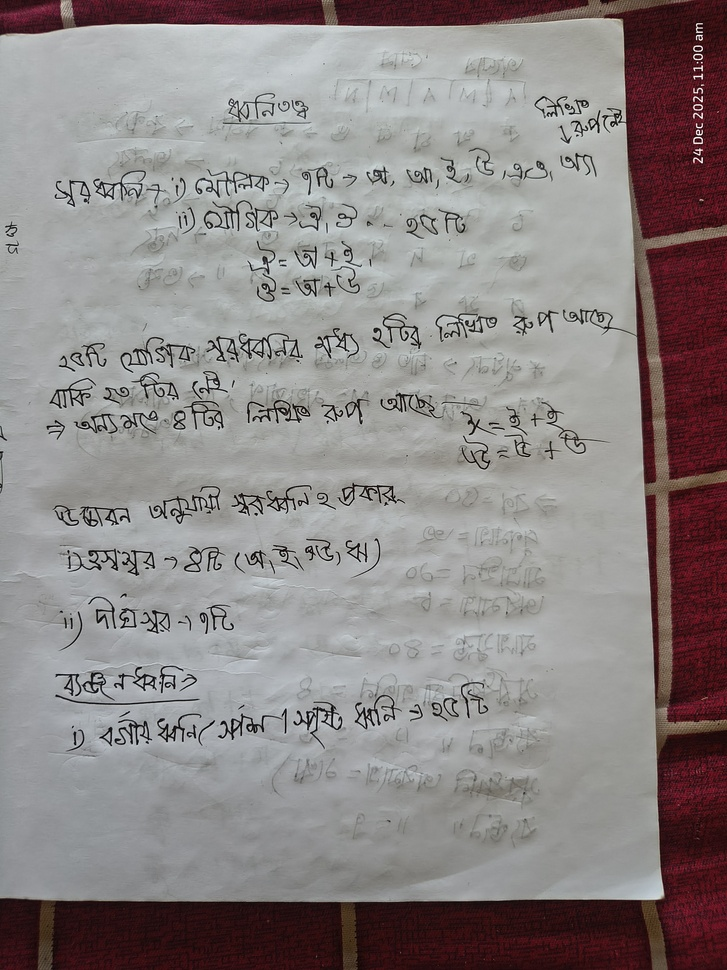
#> input picture IMG_20251224_110011121_HDR (1).jpg, 727 x 970 px, shrunk from 3072 x 4096 before the run, found by its file name
$ python page_rotation.py
#> lines starting #> are read from the running program, lines starting #| are printed output that depends on the picture
import cv2
import numpy as np
import os

def rotate_image(img, angle):
    """
    Rotate image by given angle (counter-clockwise) around center
    """
    (h, w) = img.shape[:2]
    center = (w // 2, h // 2)


    # Get rotation matrix (positive angle = counter-clockwise)
    M = cv2.getRotationMatrix2D(center, angle, 1.0)

    # Calculate new image size to prevent cropping
    cos = np.abs(M[0, 0])
    sin = np.abs(M[0, 1])
    new_w = int((h * sin) + (w * cos))
    new_h = int((h * cos) + (w * sin))

    # Adjust rotation matrix for new size
    M[0, 2] += (new_w / 2) - center[0]
    M[1, 2] += (new_h / 2) - center[1]

    # Perform rotation with white background
    rotated = cv2.warpAffine(img, M, (new_w, new_h),
                             borderMode=cv2.BORDER_CONSTANT,
                             borderValue=(255, 255, 255))
    return rotated

def detect_and_visualize_text_lines(image_path,save_dir=None):
    """
    Detect text lines using Hough Line Transform and visualize only the detected lines
    """
#> called with save_dir = './temp_output'

    os.makedirs(save_dir, exist_ok=True) if save_dir is not None else None
    # Read image
    img = cv2.imread(image_path)
#> img is the input picture: shape (970, 727, 3); mean B, G, R 133.4, 133.7, 140.3
    if img is None:
        raise ValueError(f"Could not read image from {image_path}")

    img_rgb = cv2.cvtColor(img, cv2.COLOR_BGR2RGB)
    gray = cv2.cvtColor(img, cv2.COLOR_BGR2GRAY)
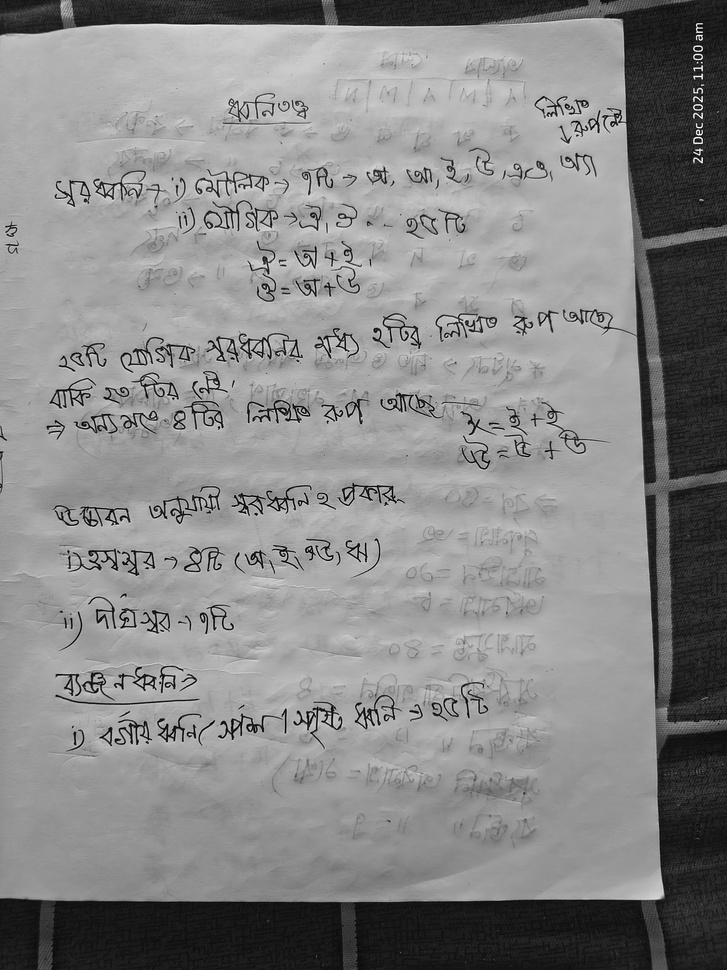
#> gray: shape (970, 727); min 0, max 252, mean 135.7

    # Preprocessing
    blurred = cv2.GaussianBlur(gray, (5, 5), 0)
    edges = cv2.Canny(blurred, 50, 150, apertureSize=3)
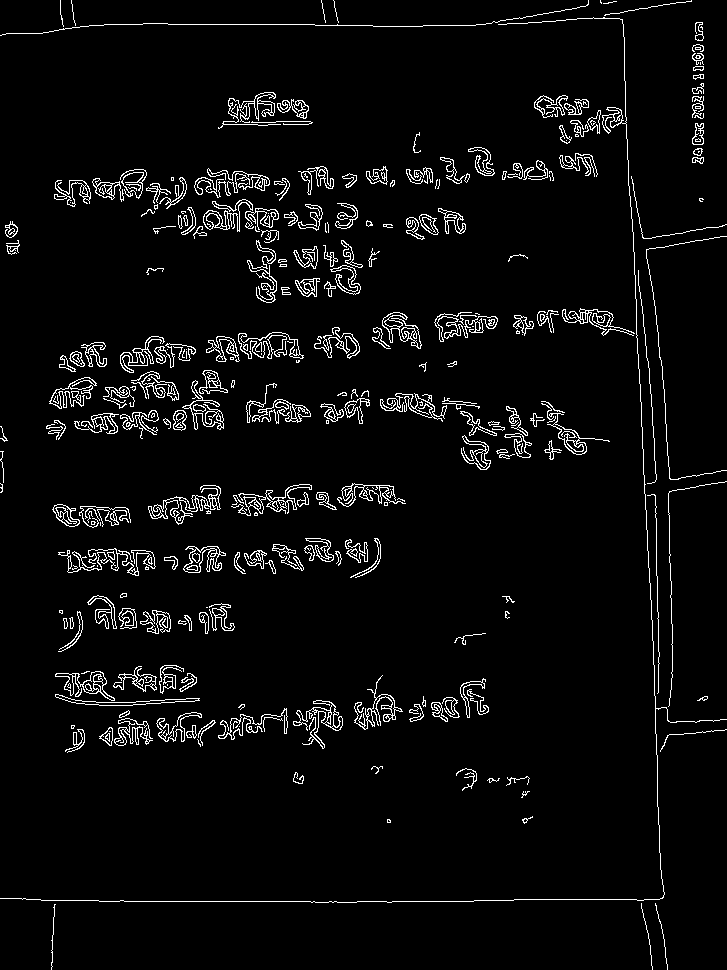
#> edges: shape (970, 727); 4.3% white in thin lines or dots

    # Detect lines using Hough Line Transform
    lines = cv2.HoughLinesP(edges, 1, np.pi/180, threshold=80,
                            minLineLength=100, maxLineGap=10)
#> lines = 26 rows, first 6: [99, 901, 314, 901], [641, 415, 654, 681], [168, 24, 314, 24], [54, 194, 264, 186], [630, 196, 636, 315], [655, 495, 657, 618]

    # Store and categorize lines
    text_lines = []

    if lines is not None:
        for line in lines:
            x1, y1, x2, y2 = line[0]
            if ((x1**2 + y1 **2 ) ** 0.5) > ((x2**2 + y2 **2 ) ** 0.5):
                x1, y1, x2, y2 = x2, y2, x1, y1

            # Calculate angle
            angle = np.degrees(np.arctan2(y2 - y1, x2 - x1))

            # Normalize to [-90, 90]
            if angle < -90:
                angle += 180
            elif angle > 90:
                angle -= 180

            length = np.sqrt((x2-x1)**2 + (y2-y1)**2)

            line_data = {
                'coords': (x1, y1, x2, y2),
                'angle': angle,
                'length': length
            }


            text_lines.append(line_data)
#> this loop made 26 passes
#> (line, x1, y1, x2, y2, angle, length) on passes 24 to 26: ([[695, 160, 702, 22]], 702, 22, 695, 160, -87.1, 138.2), ([[697, 160, 703, 36]], 703, 36, 697, 160, -87.23, 124.1), ([[698, 155, 703, 50]], 703, 50, 698, 155, -87.27, 105.1)
#> (x1, y1, x2, y2, angle, length) on passes 1 to 6: (99, 901, 314, 901, 0, 215), (641, 415, 654, 681, 87.2, 266.3), (168, 24, 314, 24, 0, 146), (54, 194, 264, 186, -2.18, 210.2), (630, 196, 636, 315, 87.11, 119.2), (655, 495, 657, 618, 89.07, 123)
#> after the loop, text_lines = 26 items


    # Sort text lines by Y coordinate (top to bottom)
    # text_lines.sort(key=lambda l: (l['coords'][1] + l['coords'][3]) / 2)
    all_angles = [i['angle'] for i in text_lines]
#> all_angles = 26 values, max 89.07 at index 5, min -87.27 at index 25, mean 11.84
    # Suppose arr is your array
    counts, bins = np.histogram(all_angles, bins=30)
#> counts = 30 values, max 12 at index 14, min 0 at index 1, mean 0.867; bins = 31 values from -87.27 to 89.07

    # Index of bin with the max count
    max_bin_index = np.argmax(counts)
#> max_bin_index = 14

    # Get bin range
    max_bin_start = bins[max_bin_index]
#> max_bin_start = -4.98
    max_bin_end = bins[max_bin_index + 1]
#> max_bin_end = 0.897
    text_lines = [i for i in text_lines if max_bin_start <= i['angle'] <= max_bin_end]
#> text_lines = 12 items

    angles = [l['angle'] for l in text_lines]
#> angles = [0, 0, -2.18, -2.27, -2.22, 0, -4.95, -2.25, -2.19, -3.24, -3.65, -4.95]
    median_angle = np.median(angles)
#> median_angle = -2.23

    rotation_needed = median_angle
#> rotation_needed = -2.23
    # rotate image if needed
    if abs(rotation_needed) > 0.1:
        img_rotate = rotate_image(img, rotation_needed)
#> in rotate_image, `M = cv2.getRotationMatrix2D(center, angle, 1.0)`: M = [[0.999, -0.039, 19.19], [0.039, 0.999, -13.79]]
#> in rotate_image, `cos = np.abs(M[0, 0])`: cos = 0.999
#> in rotate_image, `sin = np.abs(M[0, 1])`: sin = 0.039
#> in rotate_image, `new_w = int((h * sin) + (w * cos))`: new_w = 764
#> in rotate_image, `new_h = int((h * cos) + (w * sin))`: new_h = 997
#> in rotate_image, `rotated = cv2.warpAffine(img, M, (new_w, new_h), borderMode=cv2.BORDER..`:
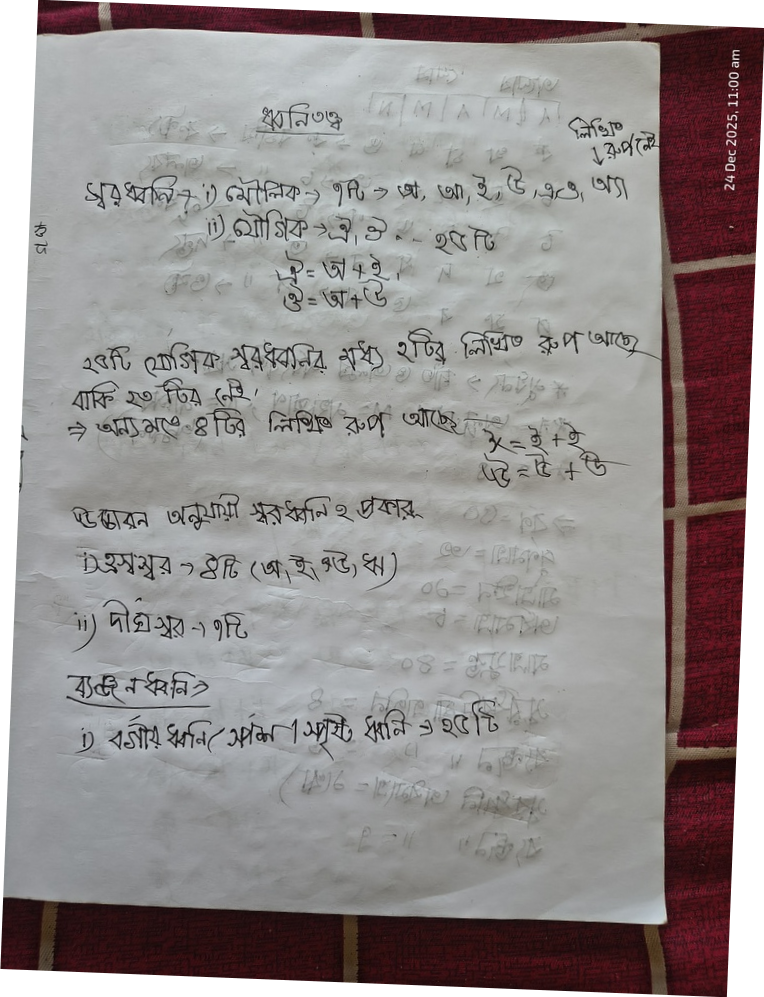
#> rotated: shape (997, 764, 3); mean B, G, R 142.5, 142.7, 148.9
        img_rgb = cv2.cvtColor(img_rotate, cv2.COLOR_BGR2RGB)
#> img_rgb: shape (997, 764, 3)
    if save_dir is not None:
        cv2.imwrite(os.path.join(save_dir,'rotated_image.jpg'), img_rgb)

    return rotation_needed, img_rgb


if __name__ == "__main__":
    # Replace with your image path
    image_path = '/mnt/storage1/workspace/arobin/page_orientation/IMG_20251224_110011121_HDR (1).jpg'

    try:
        rotation_angle, corrected_img = detect_and_visualize_text_lines(image_path, save_dir='./temp_output')
#> rotation_angle = -2.23
        print(f"Detected rotation angle: {rotation_angle:.2f}°")
#| Detected rotation angle: -2.23°

        # Visualize corrected image
        import matplotlib.pyplot as plt
        plt.imshow(corrected_img)
        plt.title(f'Corrected Image (Rotated by {rotation_angle:.2f}°)')
        plt.axis('off')
        plt.show()

    except Exception as e:
        print(f"Error: {e}")

$ run again, with image-2.png saved as IMG_20251224_110011121_HDR (1).jpg
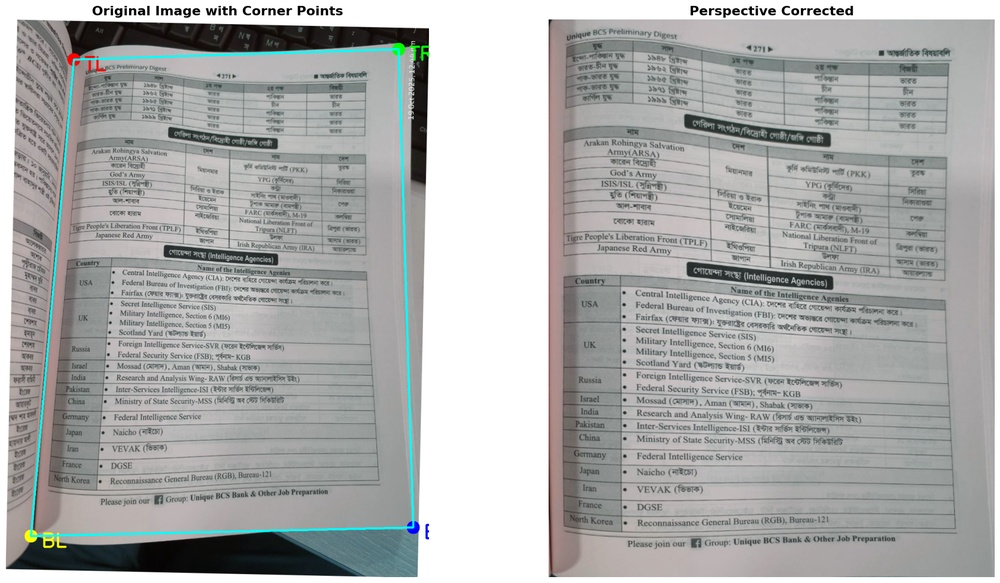
#> input picture image-2.png, 1000 x 583 px, shrunk from 1697 x 989 before the run, found by its file name
#> in detect_and_visualize_text_lines, img is the input picture: shape (583, 1000, 3); mean B, G, R 170.9, 171.7, 170.4
#> in detect_and_visualize_text_lines, `edges = cv2.Canny(blurred, 50, 150, apertureSize=3)`:
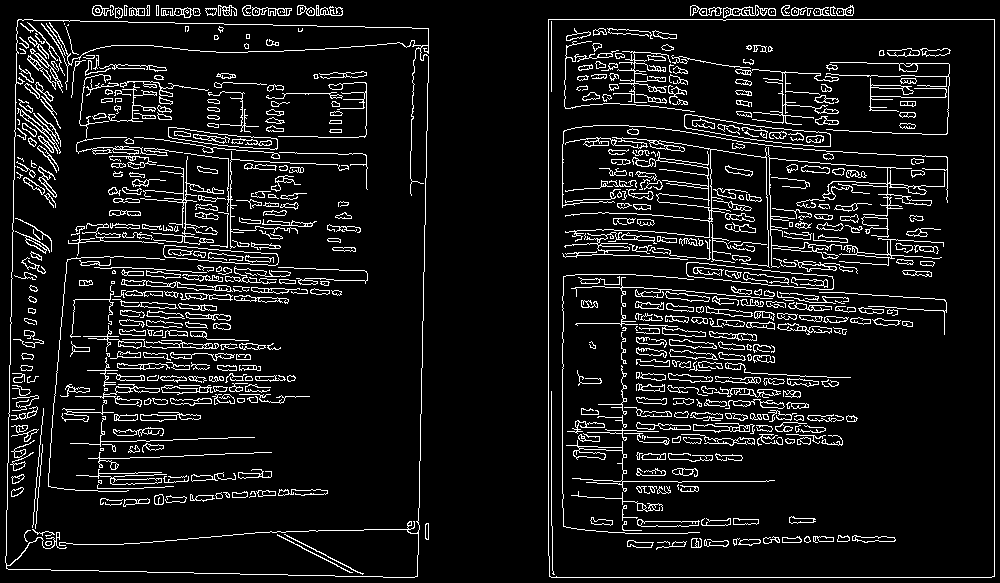
#> edges: shape (583, 1000); 8.9% white in thin lines or dots
#> lines = 76 rows, first 6: [994, 576, 994, 19], [548, 555, 548, 19], [549, 19, 993, 19], [551, 577, 991, 577], [422, 367, 424, 225], [10, 364, 12, 255]
#> the loop in detect_and_visualize_text_lines, `for line in lines:` made 76 passes
#> (line, x1, y1, x2, y2, angle, length) on passes 1, 2, 5, 6, 12, 17, 21: ([[994, 576, 994, 19]], 994, 19, 994, 576, 90, 557), ([[548, 555, 548, 19]], 548, 19, 548, 555, 90, 536), ([[422, 367, 424, 225]], 424, 225, 422, 367, -89.19, 142), ([[10, 364, 12, 255]], 12, 255, 10, 364, -88.95, 109), ([[562, 507, 562, 332]], 562, 332, 562, 507, 90, 175), ([[551, 525, 551, 391]], 551, 391, 551, 525, 90, 134), ([[49, 461, 66, 262]], 66, 262, 49, 461, -85.12, 199.7)
#> after the loop in detect_and_visualize_text_lines, `for line in lines:`: text_lines = 76 items
#> all_angles = 76 values, max 90 at index 0, min -89.19 at index 4, mean -2.82
#> counts = 30 values, max 36 at index 15, min 0 at index 1, mean 2.53; bins = 31 values from -89.19 to 90
#> max_bin_index = 15
#> max_bin_start = 0.403
#> max_bin_end = 6.38
#> in detect_and_visualize_text_lines, `text_lines = [i for i in text_lines if max_bin_start <= i['angle'] <= ..`: text_lines = 36 items
#> angles = 36 values, max 6.16 at index 24, min 0.551 at index 25, mean 3.16
#> median_angle = 3.21
#> M = [[0.998, 0.0559, -15.49], [-0.0559, 0.998, 28.41]]
#> cos = 0.998
#> sin = 0.0559
#> new_w = 1031
#> new_h = 638
#> in rotate_image, `rotated = cv2.warpAffine(img, M, (new_w, new_h), borderMode=cv2.BORDER..`:
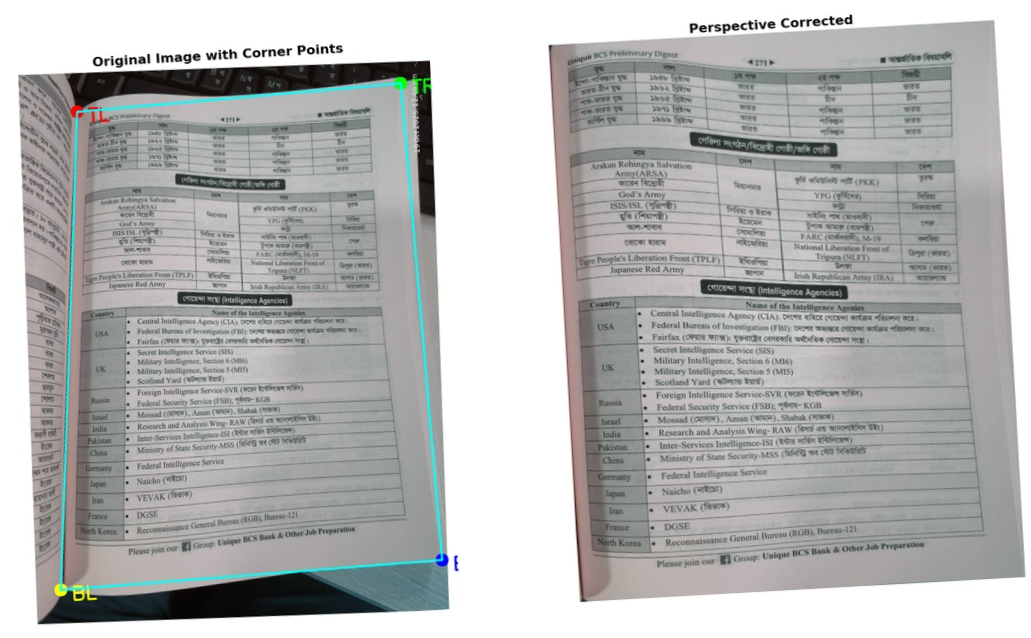
#> rotated: shape (638, 1031, 3); mean B, G, R 180.5, 181.2, 180
#> rotation_angle = 3.21
#| Detected rotation angle: 3.21°
